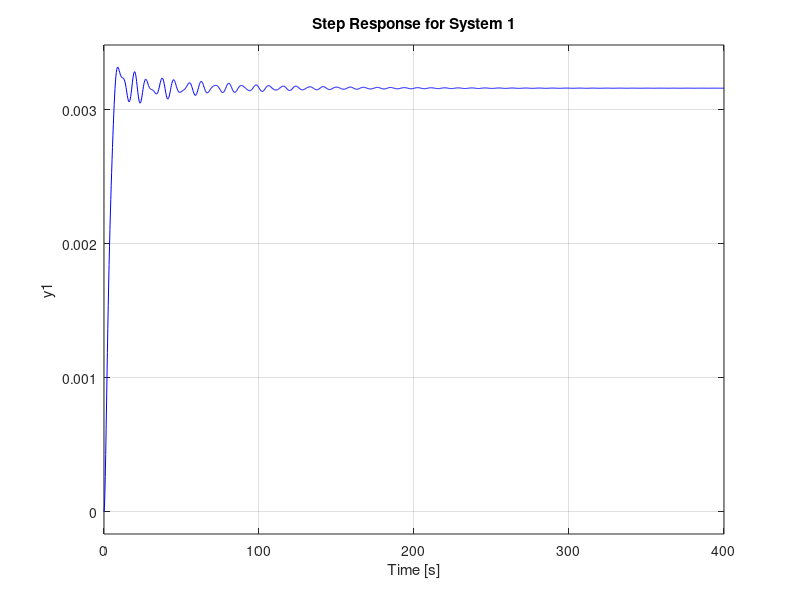

MATLAB code for this plot: (Note: this script raises an error after producing the figure.)
% Clearing previous outputs and variables
clc; clear;

% Defining system parameters
M = 1000;
mass_1 = 100;
mass_2 = 100;
length_1 = 20;
length_2 = 10; 
g = 9.81;

% Constructing state space matrices
A = [0 1 0 0 0 0; 
     0 0 -(mass_1*g)/M 0 -(mass_2*g)/M 0;
     0 0 0 1 0 0;
     0 0 -((M+mass_1)*g)/(M*length_1) 0 -(mass_2*g)/(M*length_1) 0;
     0 0 0 0 0 1;
     0 0 -(mass_1*g)/(M*length_2) 0 -(g*(M+mass_2))/(M*length_2) 0];

B = [0; 1/M; 0; 1/(M*length_1); 0; 1/(M*length_2)];

% Defining LQR parameters
Q = diag([100 100 100 100 100 100]);
R = 0.001;

% Defining observable output matrices
C_matrices = {[1, 0, 0, 0, 0, 0];                         % Observing x component
              [0, 0, 1, 0, 0, 0; 1, 0, 0, 0, 0, 0];       % Observing theta1 and theta2
              [1, 0, 0, 0, 0, 0; 1, 0, 1, 0, 0, 0; 0, 0, 0, 0, 1, 0]};
D = 0;

% Setting initial conditions for the Luenberger Observer
initial_conditions = [4; 0; 30; 0; 60; 0; 0; 0; 0; 0; 0; 0];

% Designing LQR and Kalman Filter
[K, S, eigen_values] = lqr(A, B, Q, R);
v_d = 0.3 * eye(6);
v_n = 1;

% Choosing colors for each plot
colors = {'b', 'r', 'g', 'c', 'm', 'y', 'k'};

% Analyzing systems for each observable configuration
num_of_systems = length(C_matrices);

% Creating a single figure window
figure;

% Looping through each configuration
for i = 1:num_of_systems
    C = C_matrices{i};
    K_pop = lqr(A', C', v_d, v_n)';

    % Constructing state-space model
    sys = ss([(A-B*K) B*K; zeros(size(A)) (A-K_pop*C)], [B; zeros(size(B))], [C zeros(size(C))], D);

    % Plotting initial response
    subplot(num_of_systems, 2, 2*i-1);
    initial(sys, initial_conditions, colors{i});
    title(sprintf('Initial Response for System %d', i));

    % Plotting step response
    subplot(num_of_systems, 2, 2*i);
    step(sys, colors{i});
    title(sprintf('Step Response for System %d', i));
end

grid on;

% Adjusting the figure size for better visibility
set(gcf, 'Position', [100, 100, 1200, 800]);